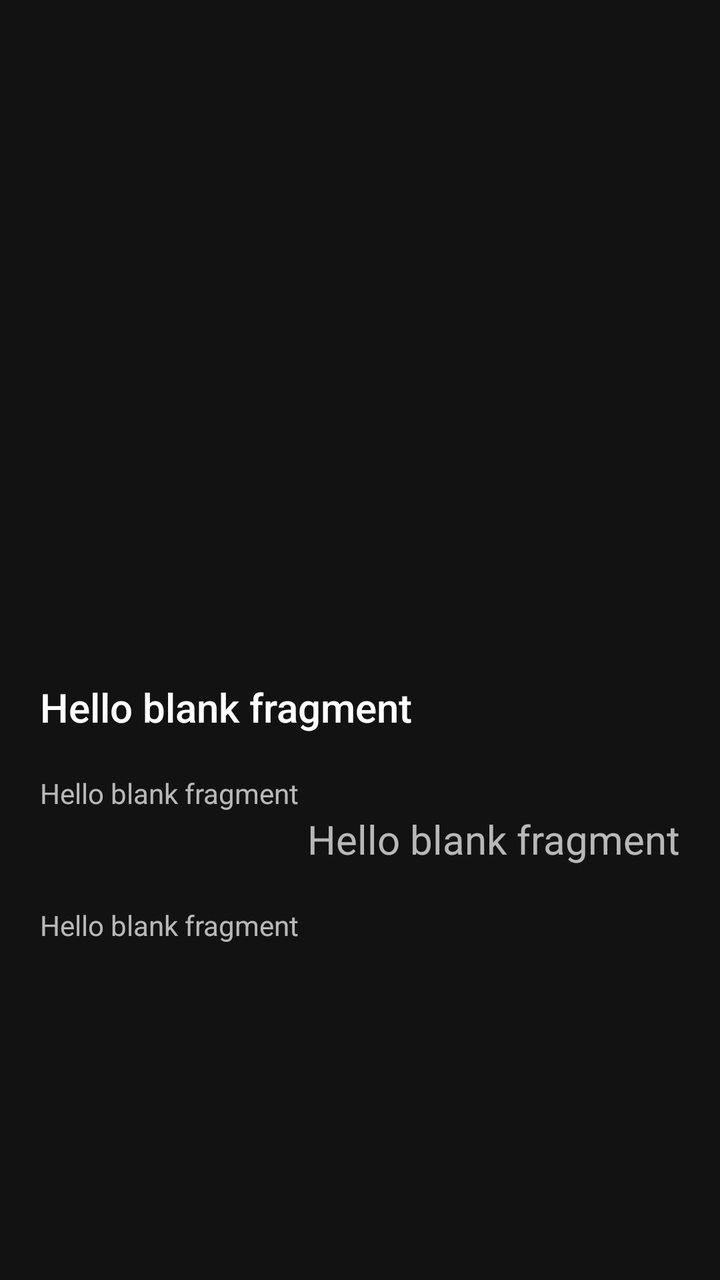
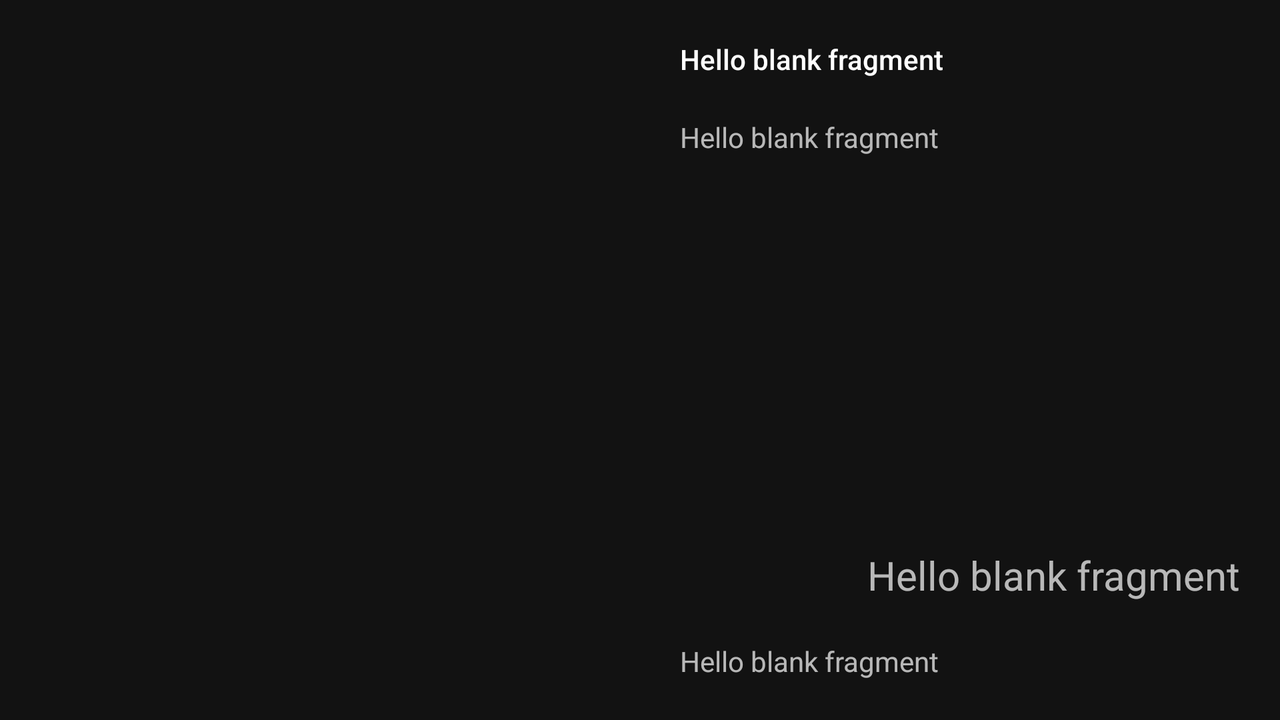

First picture: res/layout/ on a phone held upright. Second picture: the repository's own variant of that layout, on a device whose configuration matches the variant's folder. Source for both follows.
<!-- AndroidManifest.xml: application theme Theme.MaterialComponents.NoActionBar -->
<!-- res/layout/fragment_detail.xml -->
<?xml version="1.0" encoding="utf-8"?>
<androidx.constraintlayout.widget.ConstraintLayout xmlns:android="http://schemas.android.com/apk/res/android"
    xmlns:app="http://schemas.android.com/apk/res-auto"
    xmlns:tools="http://schemas.android.com/tools"
    android:layout_width="match_parent"
    android:layout_height="match_parent"
    tools:context=".view.ui.DetailFragment">

    <androidx.appcompat.widget.AppCompatImageView
        android:id="@+id/imageAppCompatImageView"
        android:layout_width="match_parent"
        android:layout_height="0dp"
        android:scaleType="fitXY"
        app:layout_constraintBottom_toTopOf="@id/guideline"
        app:layout_constraintTop_toTopOf="parent" />

    <androidx.constraintlayout.widget.ConstraintLayout
        android:layout_width="match_parent"
        android:layout_height="0dp"
        android:padding="20dp"
        app:layout_constraintBottom_toBottomOf="parent"
        app:layout_constraintTop_toBottomOf="@id/imageAppCompatImageView">

        <TextView
            android:id="@+id/titleTextView"
            style="@android:style/TextAppearance.DeviceDefault.Widget.ActionMode.Title"
            android:layout_width="wrap_content"
            android:layout_height="wrap_content"
            app:layout_constraintEnd_toEndOf="parent"
            app:layout_constraintHorizontal_bias="0"
            app:layout_constraintStart_toStartOf="parent"
            app:layout_constraintTop_toTopOf="parent"
            tools:text="@string/hello_blank_fragment" />

        <TextView
            android:id="@+id/priceTextView"
            android:layout_width="wrap_content"
            android:layout_height="wrap_content"
            android:layout_gravity="end"
            android:textSize="20sp"
            app:layout_constraintBottom_toTopOf="@id/linkTextView"
            app:layout_constraintEnd_toEndOf="parent"
            app:layout_constraintTop_toBottomOf="@id/stateTextView"
            tools:text="@string/hello_blank_fragment" />

        <TextView
            android:id="@+id/stateTextView"
            android:layout_width="wrap_content"
            android:layout_height="wrap_content"
            android:layout_gravity="end"
            android:layout_marginTop="20dp"
            app:layout_constraintStart_toStartOf="parent"
            app:layout_constraintTop_toBottomOf="@id/titleTextView"
            tools:text="@string/hello_blank_fragment" />

        <TextView
            android:id="@+id/linkTextView"
            android:layout_width="wrap_content"
            android:layout_height="wrap_content"
            android:layout_marginTop="20dp"
            android:autoLink="web"
            android:linksClickable="true"
            android:textColorLink="@android:color/holo_blue_light"
            app:layout_constraintStart_toStartOf="parent"
            app:layout_constraintTop_toBottomOf="@id/priceTextView"
            tools:text="@string/hello_blank_fragment" />

    </androidx.constraintlayout.widget.ConstraintLayout>

    <androidx.constraintlayout.widget.Guideline
        android:id="@+id/guideline"
        android:layout_width="wrap_content"
        android:layout_height="wrap_content"
        android:orientation="horizontal"
        app:layout_constraintGuide_begin="20dp"
        app:layout_constraintGuide_percent="0.5" />


</androidx.constraintlayout.widget.ConstraintLayout>
<!-- resources referenced by this layout -->
<resources>
  <string name="hello_blank_fragment">Hello blank fragment</string>
</resources>
<!-- res/layout-land/fragment_detail.xml (the repository's variant of the layout above) -->
<!-- drawn on the phone turned sideways -->
<?xml version="1.0" encoding="utf-8"?>
<androidx.constraintlayout.widget.ConstraintLayout xmlns:android="http://schemas.android.com/apk/res/android"
    xmlns:app="http://schemas.android.com/apk/res-auto"
    xmlns:tools="http://schemas.android.com/tools"
    android:layout_width="match_parent"
    android:layout_height="match_parent"
    tools:context=".view.ui.DetailFragment">

    <androidx.appcompat.widget.AppCompatImageView
        android:id="@+id/imageAppCompatImageView"
        android:layout_width="0dp"
        android:layout_height="match_parent"
        android:scaleType="fitXY"
        app:layout_constraintEnd_toStartOf="@id/guideline"
        app:layout_constraintStart_toStartOf="parent"
        app:layout_constraintTop_toTopOf="parent" />

    <androidx.constraintlayout.widget.ConstraintLayout
        android:layout_width="0dp"
        android:layout_height="match_parent"
        android:padding="20dp"
        app:layout_constraintEnd_toEndOf="parent"
        app:layout_constraintStart_toEndOf="@id/imageAppCompatImageView">

        <TextView
            android:id="@+id/titleTextView"
            style="@android:style/TextAppearance.DeviceDefault.Widget.ActionMode.Title"
            android:layout_width="wrap_content"
            android:layout_height="wrap_content"
            app:layout_constraintEnd_toEndOf="parent"
            app:layout_constraintHorizontal_bias="0"
            app:layout_constraintStart_toStartOf="parent"
            app:layout_constraintTop_toTopOf="parent"
            tools:text="@string/hello_blank_fragment" />

        <TextView
            android:id="@+id/priceTextView"
            android:layout_width="wrap_content"
            android:layout_height="wrap_content"
            android:layout_gravity="end"
            android:textSize="20sp"
            android:layout_marginBottom="20dp"
            app:layout_constraintBottom_toTopOf="@id/linkTextView"
            app:layout_constraintEnd_toEndOf="parent"
            tools:text="@string/hello_blank_fragment" />

        <TextView
            android:id="@+id/stateTextView"
            android:layout_width="wrap_content"
            android:layout_height="wrap_content"
            android:layout_gravity="end"
            android:layout_marginTop="20dp"
            app:layout_constraintStart_toStartOf="parent"
            app:layout_constraintTop_toBottomOf="@id/titleTextView"
            tools:text="@string/hello_blank_fragment" />

        <TextView
            android:id="@+id/linkTextView"
            android:layout_width="wrap_content"
            android:layout_height="wrap_content"
            android:layout_marginTop="20dp"
            android:autoLink="web"
            android:linksClickable="true"
            android:textColorLink="@android:color/holo_blue_light"
            app:layout_constraintBottom_toBottomOf="parent"
            app:layout_constraintStart_toStartOf="parent"
            tools:text="@string/hello_blank_fragment" />

    </androidx.constraintlayout.widget.ConstraintLayout>

    <androidx.constraintlayout.widget.Guideline
        android:id="@+id/guideline"
        android:layout_width="wrap_content"
        android:layout_height="match_parent"
        android:orientation="vertical"
        app:layout_constraintGuide_percent="0.5" />


</androidx.constraintlayout.widget.ConstraintLayout>
